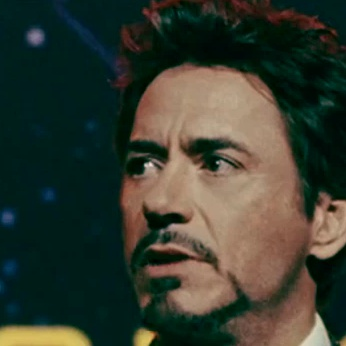
#> input picture data/src/src_video_faces/faces/face_images/src_face0.jpg, 346 x 346 px, found by its file name; its folder holds only this picture in this run
$ python augment_data.py
#> lines starting #> are read from the running program, lines starting #| are printed output that depends on the picture; pictures that were not available may be replaced by others from this repository, and a replacement may not be noted
import os
import cv2 as cv


def make_augmentation():

    src_augmented_path = 'data/training_data/src/src_augmented/'
    dst_augmented_path = 'data/training_data/dst/dst_augmented/'
    mask_src_augmented_path = 'data/training_data/binary_masks/mask_src_augmented/'
    mask_dst_augmented_path = 'data/training_data/binary_masks/mask_dst_augmented/'

    # Count images from src folder
    _, _, src_files = next(os.walk("data/training_data/src/src_video_faces/faces/face_images"))
    src_file_count = len(src_files)
    # Count images from dst folder
    _, _, dst_files = next(os.walk("data/training_data/dst/dst_video_faces/faces/face_images"))
    dst_file_count = len(dst_files)

    # Count images from binary src folder
    _, _, mask_src_files = next(os.walk("data/training_data/binary_masks/face_src_eyes"))
    mask_src_file_count = len(mask_src_files)
    # Count images from binary dst folder
    _, _, mask_dst_files = next(os.walk("data/training_data/binary_masks/face_dst_eyes"))
    mask_dst_file_count = len(mask_dst_files)

    file_count = 0
    if mask_dst_file_count >= mask_src_file_count:
        file_count = mask_src_file_count
    else:
        file_count = mask_dst_file_count

    count = 0
    for i in range(file_count):
        src = cv.imread('data/training_data/src/src_video_faces/faces/face_images/{img}'.format(img=src_files[i]))
#> src is the input picture: shape (346, 346, 3); mean B, G, R 48.6, 60.3, 55.8
        dst = cv.imread('data/training_data/dst/dst_video_faces/faces/face_images/{img}'.format(img=dst_files[i]))
        mask_src = cv.imread('data/training_data/binary_masks/face_src_eyes/{img}'.format(img=mask_src_files[i]))
        mask_dst = cv.imread('data/training_data/binary_masks/face_dst_eyes/{img}'.format(img=mask_dst_files[i]))

        cv.imwrite(src_augmented_path + 'src{i}.jpg'.format(i=count), src)
        cv.imwrite(dst_augmented_path + 'dst{i}.jpg'.format(i=count), dst)
        cv.imwrite(mask_src_augmented_path + 'mask_src{i}.jpg'.format(i=count), mask_src)
        cv.imwrite(mask_dst_augmented_path + 'mask_dst{i}.jpg'.format(i=count), mask_dst)

        # # Mirror vertically
        count = count + 1
        mv_src = cv.flip(src, 0)
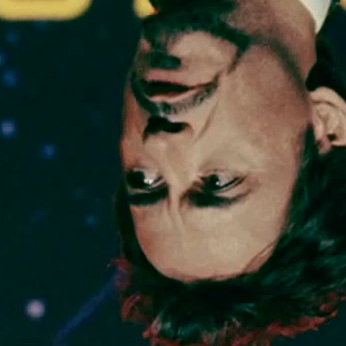
#> mv_src: shape (346, 346, 3); mean B, G, R 48.6, 60.3, 55.8
        mv_dst = cv.flip(dst, 0)
        mv_mask_src = cv.flip(mask_src, 0)
        mv_mask_dst = cv.flip(mask_dst, 0)

        cv.imwrite(src_augmented_path + 'src{i}.jpg'.format(i=count), mv_src)
        cv.imwrite(dst_augmented_path + 'dst{i}.jpg'.format(i=count), mv_dst)
        cv.imwrite(mask_src_augmented_path + 'mask_src{i}.jpg'.format(i=count), mv_mask_src)
        cv.imwrite(mask_dst_augmented_path + 'mask_dst{i}.jpg'.format(i=count), mv_mask_dst)

        # Mirror horizontally
        count = count + 1
        mh_src = cv.flip(src, 1)
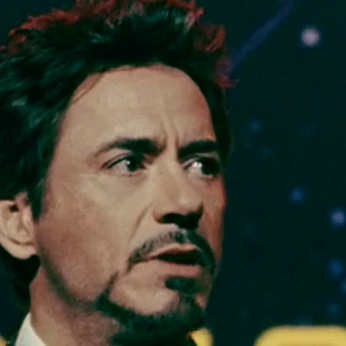
#> mh_src: shape (346, 346, 3); mean B, G, R 48.6, 60.3, 55.8
        mh_dst = cv.flip(dst, 1)
        mh_mask_src = cv.flip(mask_src, 1)
        mh_mask_dst = cv.flip(mask_dst, 1)

        cv.imwrite(src_augmented_path + 'src{i}.jpg'.format(i=count), mh_src)
        cv.imwrite(dst_augmented_path + 'dst{i}.jpg'.format(i=count), mh_dst)
        cv.imwrite(mask_src_augmented_path + 'mask_src{i}.jpg'.format(i=count), mh_mask_src)
        cv.imwrite(mask_dst_augmented_path + 'mask_dst{i}.jpg'.format(i=count), mh_mask_dst)

        # Rotate 90 Degrees Clockwise
        count = count + 1
        rc_src = cv.transpose(cv.flip(src, 1))
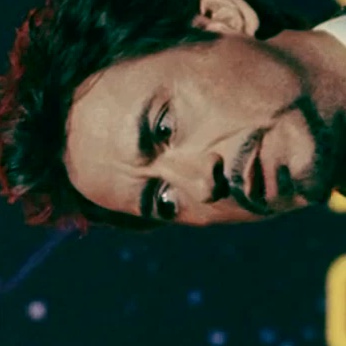
#> rc_src: shape (346, 346, 3); mean B, G, R 48.6, 60.3, 55.8
        rc_dst = cv.transpose(cv.flip(dst, 1))
        rc_mask_src = cv.transpose(cv.flip(mask_src, 1))
        rc_mask_dst = cv.transpose(cv.flip(mask_dst, 1))

        cv.imwrite(src_augmented_path + 'src{i}.jpg'.format(i=count), rc_src)
        cv.imwrite(dst_augmented_path + 'dst{i}.jpg'.format(i=count), rc_dst)
        cv.imwrite(mask_src_augmented_path + 'mask_src{i}.jpg'.format(i=count), rc_mask_src)
        cv.imwrite(mask_dst_augmented_path + 'mask_dst{i}.jpg'.format(i=count), rc_mask_dst)

        # Rotate 90 Degrees Counter Clockwise
        count = count + 1
        rcc_src = cv.transpose(cv.flip(src, 0))
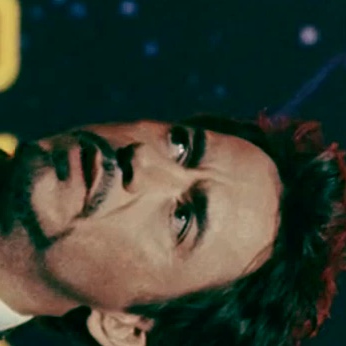
#> rcc_src: shape (346, 346, 3); mean B, G, R 48.6, 60.3, 55.8
        rcc_dst = cv.transpose(cv.flip(dst, 0))
        rcc_mask_src = cv.transpose(cv.flip(mask_src, 0))
        rcc_mask_dst = cv.transpose(cv.flip(mask_dst, 0))

        cv.imwrite(src_augmented_path + 'src{i}.jpg'.format(i=count), rcc_src)
        cv.imwrite(dst_augmented_path + 'dst{i}.jpg'.format(i=count), rcc_dst)
        cv.imwrite(mask_src_augmented_path + 'mask_src{i}.jpg'.format(i=count), rcc_mask_src)
        cv.imwrite(mask_dst_augmented_path + 'mask_dst{i}.jpg'.format(i=count), rcc_mask_dst)

        # Rotate 180 Degrees (Same as Flipping vertically and horizontally at the same time)
        count = count + 1
        rr_src = cv.flip(src, -1)
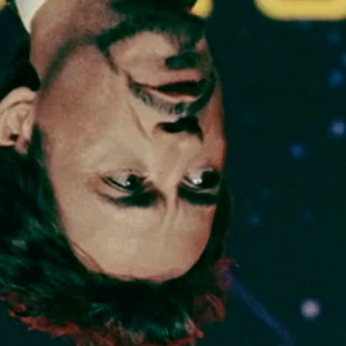
#> rr_src: shape (346, 346, 3); mean B, G, R 48.6, 60.3, 55.8
        rr_dst = cv.flip(dst, -1)
        rr_mask_src = cv.flip(mask_src, -1)
        rr_mask_dst = cv.flip(mask_dst, -1)

        cv.imwrite(src_augmented_path + 'src{i}.jpg'.format(i=count), rr_src)
        cv.imwrite(dst_augmented_path + 'dst{i}.jpg'.format(i=count), rr_dst)
        cv.imwrite(mask_src_augmented_path + 'mask_src{i}.jpg'.format(i=count), rr_mask_src)
        cv.imwrite(mask_dst_augmented_path + 'mask_dst{i}.jpg'.format(i=count), rr_mask_dst)

        # Rotate 180 Degrees (Same as Flipping vertically and horizontally at the same time) + transpose
        count = count + 1
        rrt_src = cv.transpose(cv.flip(src, -1))
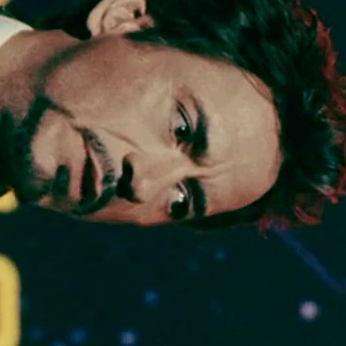
#> rrt_src: shape (346, 346, 3); mean B, G, R 48.6, 60.3, 55.8
        rrt_dst = cv.transpose(cv.flip(dst, -1))
        rrt_mask_src = cv.transpose(cv.flip(mask_src, -1))
        rrt_mask_dst = cv.transpose(cv.flip(mask_dst, -1))

        cv.imwrite(src_augmented_path + 'src{i}.jpg'.format(i=count), rrt_src)
        cv.imwrite(dst_augmented_path + 'dst{i}.jpg'.format(i=count), rrt_dst)
        cv.imwrite(mask_src_augmented_path + 'mask_src{i}.jpg'.format(i=count), rrt_mask_src)
        cv.imwrite(mask_dst_augmented_path + 'mask_dst{i}.jpg'.format(i=count), rrt_mask_dst)

        # Rotate 45 degree Counter Clockwise
        count = count + 1
        rows, cols, _ = src.shape
#> rows = 346; cols = 346
        half_src = cv.warpAffine(src, cv.getRotationMatrix2D(((cols - 1) / 2.0, (rows - 1) / 2.0), 45, 1), (cols, rows))
        rows, cols, _ = dst.shape
        half_dst = cv.warpAffine(dst, cv.getRotationMatrix2D(((cols - 1) / 2.0, (rows - 1) / 2.0), 45, 1), (cols, rows))
        rows, cols, _ = mask_src.shape
        half_mask_src = cv.warpAffine(mask_src, cv.getRotationMatrix2D(((cols - 1) / 2.0, (rows - 1) / 2.0), 45, 1), (cols, rows))
        rows, cols, _ = mask_dst.shape
        half_mask_dst = cv.warpAffine(mask_dst, cv.getRotationMatrix2D(((cols - 1) / 2.0, (rows - 1) / 2.0), 45, 1), (cols, rows))

        cv.imwrite(src_augmented_path + 'src{i}.jpg'.format(i=count), half_src)
        cv.imwrite(dst_augmented_path + 'dst{i}.jpg'.format(i=count), half_dst)
        cv.imwrite(mask_src_augmented_path + 'mask_src{i}.jpg'.format(i=count), half_mask_src)
        cv.imwrite(mask_dst_augmented_path + 'mask_dst{i}.jpg'.format(i=count), half_mask_dst)

        # Rotate 45 degree Clockwise
        count = count + 1
        rows, cols, _ = src.shape
        half_src = cv.warpAffine(src, cv.getRotationMatrix2D(((cols - 1) / 2.0, (rows - 1) / 2.0), -45, 1), (cols, rows))
        rows, cols, _ = dst.shape
        half_dst = cv.warpAffine(dst, cv.getRotationMatrix2D(((cols - 1) / 2.0, (rows - 1) / 2.0), -45, 1), (cols, rows))
        rows, cols, _ = mask_src.shape
        half_mask_src = cv.warpAffine(mask_src, cv.getRotationMatrix2D(((cols - 1) / 2.0, (rows - 1) / 2.0), -45, 1),
                                      (cols, rows))
        rows, cols, _ = mask_dst.shape
        half_mask_dst = cv.warpAffine(mask_dst, cv.getRotationMatrix2D(((cols - 1) / 2.0, (rows - 1) / 2.0), -45, 1),
                                      (cols, rows))

        cv.imwrite(src_augmented_path + 'src{i}.jpg'.format(i=count), half_src)
        cv.imwrite(dst_augmented_path + 'dst{i}.jpg'.format(i=count), half_dst)
        cv.imwrite(mask_src_augmented_path + 'mask_src{i}.jpg'.format(i=count), half_mask_src)
        cv.imwrite(mask_dst_augmented_path + 'mask_dst{i}.jpg'.format(i=count), half_mask_dst)

        # Rotate 45 degree Counter Clockwise from flipped vertically
        count = count + 1
        rows, cols, _ = src.shape
        half_src = cv.warpAffine(mv_src, cv.getRotationMatrix2D(((cols - 1) / 2.0, (rows - 1) / 2.0), 45, 1), (cols, rows))
        rows, cols, _ = dst.shape
        half_dst = cv.warpAffine(mv_dst, cv.getRotationMatrix2D(((cols - 1) / 2.0, (rows - 1) / 2.0), 45, 1), (cols, rows))
        rows, cols, _ = mask_src.shape
        half_mask_src = cv.warpAffine(mv_mask_src, cv.getRotationMatrix2D(((cols - 1) / 2.0, (rows - 1) / 2.0), 45, 1),
                                      (cols, rows))
        rows, cols, _ = mask_dst.shape
        half_mask_dst = cv.warpAffine(mv_mask_dst, cv.getRotationMatrix2D(((cols - 1) / 2.0, (rows - 1) / 2.0), 45, 1),
                                      (cols, rows))

        cv.imwrite(src_augmented_path + 'src{i}.jpg'.format(i=count), half_src)
        cv.imwrite(dst_augmented_path + 'dst{i}.jpg'.format(i=count), half_dst)
        cv.imwrite(mask_src_augmented_path + 'mask_src{i}.jpg'.format(i=count), half_mask_src)
        cv.imwrite(mask_dst_augmented_path + 'mask_dst{i}.jpg'.format(i=count), half_mask_dst)

        # Rotate 45 degree Clockwise from flipped vertically
        count = count + 1
        rows, cols, _ = src.shape
        half_src = cv.warpAffine(mv_src, cv.getRotationMatrix2D(((cols - 1) / 2.0, (rows - 1) / 2.0), -45, 1),
                                 (cols, rows))
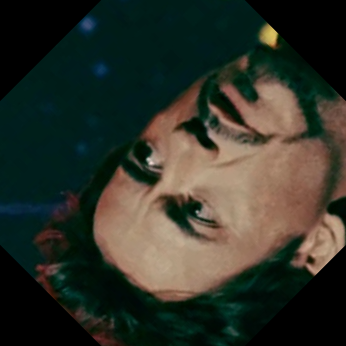
#> half_src: shape (346, 346, 3); mean B, G, R 41.5, 51.2, 48.7
        rows, cols, _ = dst.shape
        half_dst = cv.warpAffine(mv_dst, cv.getRotationMatrix2D(((cols - 1) / 2.0, (rows - 1) / 2.0), -45, 1),
                                 (cols, rows))
        rows, cols, _ = mask_src.shape
        half_mask_src = cv.warpAffine(mv_mask_src, cv.getRotationMatrix2D(((cols - 1) / 2.0, (rows - 1) / 2.0), -45, 1),
                                      (cols, rows))
        rows, cols, _ = mask_dst.shape
        half_mask_dst = cv.warpAffine(mv_mask_dst, cv.getRotationMatrix2D(((cols - 1) / 2.0, (rows - 1) / 2.0), -45, 1),
                                      (cols, rows))

        cv.imwrite(src_augmented_path + 'src{i}.jpg'.format(i=count), half_src)
        cv.imwrite(dst_augmented_path + 'dst{i}.jpg'.format(i=count), half_dst)
        cv.imwrite(mask_src_augmented_path + 'mask_src{i}.jpg'.format(i=count), half_mask_src)
        cv.imwrite(mask_dst_augmented_path + 'mask_dst{i}.jpg'.format(i=count), half_mask_dst)

        count = count + 1


if __name__ == "__main__":
    make_augmentation()
